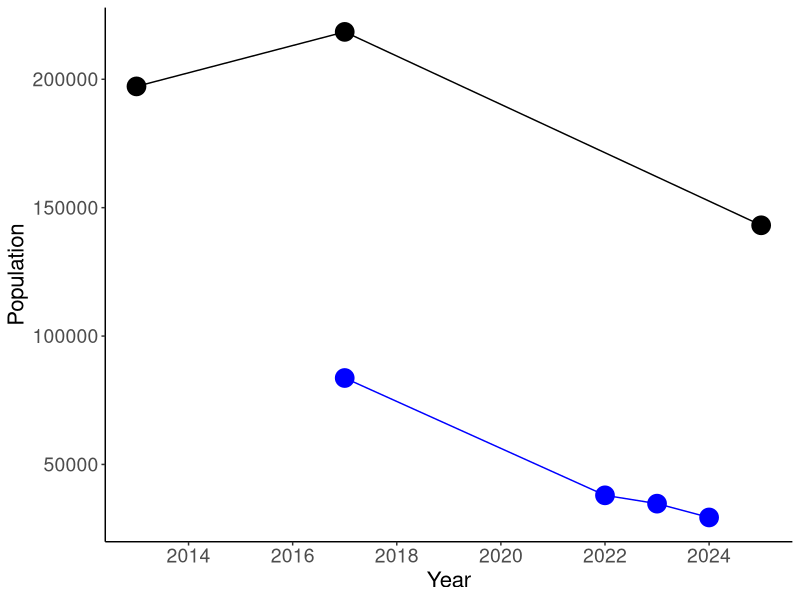

The R source for this figure:
library(ggplot2)

# Create dataframe
df <- data.frame(
  Year = c(2013, 2017, 2025),
  Mean = c(197228, 218457, 143135),
  CI_low = c(168667, 202106, 122974),
  CI_high = c(225789, 234808, 173087),
  Herd = "Porcupine")

df2 <- data.frame(
  Year = c(2017, 2022, 2023, 2024),
  Mean = c(83659, 37971, 34727,  29351),
  CI_low = c(78138, 36452, 33156, 28714),
  CI_high = c(89180,39490, 36299, 29988),
  Herd = "Fortymile")

dt = rbind(df, df2)

# Plot
png("D:/_Presentations/fig0.png", height = 6, width = 6, units = "in", res = 300)
ggplot(dt, aes(x = Year, y = Mean, color = Herd)) +
  scale_color_manual(values = c("Blue", "Black"))+
  # facet_wrap(~Species, scales = "fixed")+
  geom_point(size = 6) +
  geom_line()+
  #geom_hline(yintercept = 115000, color = "orange", linetype = "dashed", linewidth = 1.3)+
  #geom_errorbar(aes(ymin = CI_low, ymax = CI_high), width = 0.5) +
  scale_x_continuous(breaks = seq(2012, 2025, by = 2))+
  labs(x = "Year",y = "Population",) +
  theme_classic()+
  theme(axis.text = element_text(size = 14),
        axis.title = element_text(size = 16),
        strip.text = element_text(size = 14),
        legend.position = "none")
dev.off()
